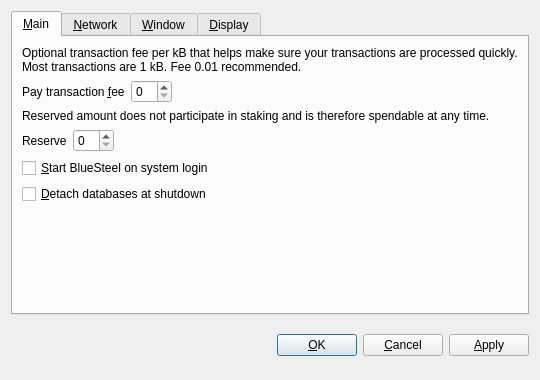
<?xml version="1.0" encoding="UTF-8"?>
<ui version="4.0">
 <class>OptionsDialog</class>
 <widget class="QDialog" name="OptionsDialog">
  <property name="geometry">
   <rect>
    <x>0</x>
    <y>0</y>
    <width>540</width>
    <height>380</height>
   </rect>
  </property>
  <property name="windowTitle">
   <string>Options</string>
  </property>
  <property name="modal">
   <bool>true</bool>
  </property>
  <layout class="QVBoxLayout" name="verticalLayout">
   <item>
    <widget class="QTabWidget" name="tabWidget">
     <property name="tabPosition">
      <enum>QTabWidget::North</enum>
     </property>
     <property name="currentIndex">
      <number>0</number>
     </property>
     <widget class="QWidget" name="tabMain">
      <attribute name="title">
       <string>&amp;Main</string>
      </attribute>
      <layout class="QVBoxLayout" name="verticalLayout_Main">
       <item>
        <widget class="QLabel" name="transactionFeeInfoLabel">
         <property name="text">
          <string>Optional transaction fee per kB that helps make sure your transactions are processed quickly. Most transactions are 1 kB. Fee 0.01 recommended.</string>
         </property>
         <property name="textFormat">
          <enum>Qt::PlainText</enum>
         </property>
         <property name="wordWrap">
          <bool>true</bool>
         </property>
        </widget>
       </item>
       <item>
        <layout class="QHBoxLayout" name="horizontalLayoutFee">
         <item>
          <widget class="QLabel" name="transactionFeeLabel">
           <property name="text">
            <string>Pay transaction &amp;fee</string>
           </property>
           <property name="textFormat">
            <enum>Qt::PlainText</enum>
           </property>
           <property name="buddy">
            <cstring>transactionFee</cstring>
           </property>
          </widget>
         </item>
         <item>
          <widget class="BitcoinAmountField" name="transactionFee"/>
         </item>
         <item>
          <spacer name="horizontalSpacerFee">
           <property name="orientation">
            <enum>Qt::Horizontal</enum>
           </property>
           <property name="sizeHint" stdset="0">
            <size>
             <width>40</width>
             <height>20</height>
            </size>
           </property>
          </spacer>
         </item>
        </layout>
       </item>
       <item>
        <widget class="QLabel" name="reserveBalanceInfoLabel">
         <property name="text">
          <string>Reserved amount does not participate in staking and is therefore spendable at any time.</string>
         </property>
         <property name="textFormat">
          <enum>Qt::PlainText</enum>
         </property>
         <property name="wordWrap">
          <bool>true</bool>
         </property>
        </widget>
       </item>
       <item>
        <layout class="QHBoxLayout" name="horizontalLayoutReserveBalance">
         <item>
          <widget class="QLabel" name="reserveBalanceLabel">
           <property name="text">
            <string>Reserve</string>
           </property>
           <property name="textFormat">
            <enum>Qt::PlainText</enum>
           </property>
           <property name="buddy">
            <cstring>reserveBalance</cstring>
           </property>
          </widget>
         </item>
         <item>
          <widget class="BitcoinAmountField" name="reserveBalance"/>
         </item>
         <item>
          <spacer name="horizontalSpacerReserveBalance">
           <property name="orientation">
            <enum>Qt::Horizontal</enum>
           </property>
           <property name="sizeHint" stdset="0">
            <size>
             <width>40</width>
             <height>20</height>
            </size>
           </property>
          </spacer>
         </item>
        </layout>
       </item>
       <item>
        <widget class="QCheckBox" name="bitcoinAtStartup">
         <property name="toolTip">
          <string>Automatically start bluesteel after logging in to the system.</string>
         </property>
         <property name="text">
          <string>&amp;Start BlueSteel on system login</string>
         </property>
        </widget>
       </item>
       <item>
        <widget class="QCheckBox" name="detachDatabases">
         <property name="toolTip">
          <string>Detach block and address databases at shutdown. This means they can be moved to another data directory, but it slows down shutdown. The wallet is always detached.</string>
         </property>
         <property name="text">
          <string>&amp;Detach databases at shutdown</string>
         </property>
        </widget>
       </item>
       <item>
        <spacer name="verticalSpacer_Main">
         <property name="orientation">
          <enum>Qt::Vertical</enum>
         </property>
         <property name="sizeHint" stdset="0">
          <size>
           <width>20</width>
           <height>40</height>
          </size>
         </property>
        </spacer>
       </item>
      </layout>
     </widget>
     <widget class="QWidget" name="tabNetwork">
      <attribute name="title">
       <string>&amp;Network</string>
      </attribute>
      <layout class="QVBoxLayout" name="verticalLayout_Network">
       <item>
        <widget class="QCheckBox" name="mapPortUpnp">
         <property name="toolTip">
          <string>Automatically open the bluesteel client port on the router. This only works when your router supports UPnP and it is enabled.</string>
         </property>
         <property name="text">
          <string>Map port using &amp;UPnP</string>
         </property>
        </widget>
       </item>
       <item>
        <widget class="QCheckBox" name="connectSocks">
         <property name="toolTip">
          <string>Connect to the bluesteel network through a SOCKS proxy (e.g. when connecting through Tor).</string>
         </property>
         <property name="text">
          <string>&amp;Connect through SOCKS proxy:</string>
         </property>
        </widget>
       </item>
       <item>
        <layout class="QHBoxLayout" name="horizontalLayout_Network">
         <item>
          <widget class="QLabel" name="proxyIpLabel">
           <property name="text">
            <string>Proxy &amp;IP:</string>
           </property>
           <property name="textFormat">
            <enum>Qt::PlainText</enum>
           </property>
           <property name="buddy">
            <cstring>proxyIp</cstring>
           </property>
          </widget>
         </item>
         <item>
          <widget class="QValidatedLineEdit" name="proxyIp">
           <property name="maximumSize">
            <size>
             <width>140</width>
             <height>16777215</height>
            </size>
           </property>
           <property name="toolTip">
            <string>IP address of the proxy (e.g. 127.0.0.1)</string>
           </property>
          </widget>
         </item>
         <item>
          <widget class="QLabel" name="proxyPortLabel">
           <property name="text">
            <string>&amp;Port:</string>
           </property>
           <property name="textFormat">
            <enum>Qt::PlainText</enum>
           </property>
           <property name="buddy">
            <cstring>proxyPort</cstring>
           </property>
          </widget>
         </item>
         <item>
          <widget class="QLineEdit" name="proxyPort">
           <property name="maximumSize">
            <size>
             <width>55</width>
             <height>16777215</height>
            </size>
           </property>
           <property name="toolTip">
            <string>Port of the proxy (e.g. 9050)</string>
           </property>
          </widget>
         </item>
         <item>
          <widget class="QLabel" name="socksVersionLabel">
           <property name="text">
            <string>SOCKS &amp;Version:</string>
           </property>
           <property name="textFormat">
            <enum>Qt::PlainText</enum>
           </property>
           <property name="buddy">
            <cstring>socksVersion</cstring>
           </property>
          </widget>
         </item>
         <item>
          <widget class="QValueComboBox" name="socksVersion">
           <property name="toolTip">
            <string>SOCKS version of the proxy (e.g. 5)</string>
           </property>
          </widget>
         </item>
         <item>
          <spacer name="horizontalSpacer_Network">
           <property name="orientation">
            <enum>Qt::Horizontal</enum>
           </property>
           <property name="sizeHint" stdset="0">
            <size>
             <width>40</width>
             <height>20</height>
            </size>
           </property>
          </spacer>
         </item>
        </layout>
       </item>
       <item>
        <spacer name="verticalSpacer_Network">
         <property name="orientation">
          <enum>Qt::Vertical</enum>
         </property>
         <property name="sizeHint" stdset="0">
          <size>
           <width>20</width>
           <height>40</height>
          </size>
         </property>
        </spacer>
       </item>
      </layout>
     </widget>
     <widget class="QWidget" name="tabWindow">
      <attribute name="title">
       <string>&amp;Window</string>
      </attribute>
      <layout class="QVBoxLayout" name="verticalLayout_Window">
       <item>
        <widget class="QCheckBox" name="minimizeToTray">
         <property name="toolTip">
          <string>Show only a tray icon after minimizing the window.</string>
         </property>
         <property name="text">
          <string>&amp;Minimize to the tray instead of the taskbar</string>
         </property>
        </widget>
       </item>
       <item>
        <widget class="QCheckBox" name="minimizeOnClose">
         <property name="toolTip">
          <string>Minimize instead of exit the application when the window is closed. When this option is enabled, the application will be closed only after selecting Quit in the menu.</string>
         </property>
         <property name="text">
          <string>M&amp;inimize on close</string>
         </property>
        </widget>
       </item>
       <item>
        <spacer name="verticalSpacer_Window">
         <property name="orientation">
          <enum>Qt::Vertical</enum>
         </property>
         <property name="sizeHint" stdset="0">
          <size>
           <width>20</width>
           <height>40</height>
          </size>
         </property>
        </spacer>
       </item>
      </layout>
     </widget>
     <widget class="QWidget" name="tabDisplay">
      <attribute name="title">
       <string>&amp;Display</string>
      </attribute>
      <layout class="QVBoxLayout" name="verticalLayout_Display">
       <item>
        <layout class="QHBoxLayout" name="horizontalLayout_1_Display">
         <item>
          <widget class="QLabel" name="langLabel">
           <property name="text">
            <string>User Interface &amp;language:</string>
           </property>
           <property name="textFormat">
            <enum>Qt::PlainText</enum>
           </property>
           <property name="buddy">
            <cstring>lang</cstring>
           </property>
          </widget>
         </item>
         <item>
          <widget class="QValueComboBox" name="lang">
           <property name="toolTip">
            <string>The user interface language can be set here. This setting will take effect after restarting bluesteel.</string>
           </property>
          </widget>
         </item>
        </layout>
       </item>
       <item>
        <layout class="QHBoxLayout" name="horizontalLayout_2_Display">
         <item>
          <widget class="QLabel" name="unitLabel">
           <property name="text">
            <string>&amp;Unit to show amounts in:</string>
           </property>
           <property name="textFormat">
            <enum>Qt::PlainText</enum>
           </property>
           <property name="buddy">
            <cstring>unit</cstring>
           </property>
          </widget>
         </item>
         <item>
          <widget class="QValueComboBox" name="unit">
           <property name="toolTip">
            <string>Choose the default subdivision unit to show in the interface and when sending coins.</string>
           </property>
          </widget>
         </item>
        </layout>
       </item>
       <item>
        <widget class="QCheckBox" name="displayAddresses">
         <property name="toolTip">
          <string>Whether to show bluesteel addresses in the transaction list or not.</string>
         </property>
         <property name="text">
          <string>&amp;Display addresses in transaction list</string>
         </property>
        </widget>
       </item>
       <item>
        <widget class="QCheckBox" name="coinControlFeatures">
         <property name="toolTip">
          <string>Whether to show coin control features or not.</string>
         </property>
         <property name="text">
          <string>Display coin &amp;control features (experts only!)</string>
         </property>
        </widget>
       </item>
       <item>
        <spacer name="verticalSpacer_Display">
         <property name="orientation">
          <enum>Qt::Vertical</enum>
         </property>
         <property name="sizeHint" stdset="0">
          <size>
           <width>20</width>
           <height>40</height>
          </size>
         </property>
        </spacer>
       </item>
      </layout>
     </widget>
    </widget>
   </item>
   <item>
    <layout class="QHBoxLayout" name="horizontalLayout_Buttons">
     <item>
      <spacer name="horizontalSpacer_1">
       <property name="orientation">
        <enum>Qt::Horizontal</enum>
       </property>
       <property name="sizeHint" stdset="0">
        <size>
         <width>40</width>
         <height>48</height>
        </size>
       </property>
      </spacer>
     </item>
     <item>
      <widget class="QLabel" name="statusLabel">
       <property name="font">
        <font>
         <weight>75</weight>
         <bold>true</bold>
        </font>
       </property>
       <property name="text">
        <string/>
       </property>
       <property name="textFormat">
        <enum>Qt::PlainText</enum>
       </property>
       <property name="wordWrap">
        <bool>true</bool>
       </property>
      </widget>
     </item>
     <item>
      <spacer name="horizontalSpacer_2">
       <property name="orientation">
        <enum>Qt::Horizontal</enum>
       </property>
       <property name="sizeHint" stdset="0">
        <size>
         <width>40</width>
         <height>48</height>
        </size>
       </property>
      </spacer>
     </item>
     <item>
      <widget class="QPushButton" name="okButton">
       <property name="text">
        <string>&amp;OK</string>
       </property>
      </widget>
     </item>
     <item>
      <widget class="QPushButton" name="cancelButton">
       <property name="text">
        <string>&amp;Cancel</string>
       </property>
       <property name="autoDefault">
        <bool>false</bool>
       </property>
      </widget>
     </item>
     <item>
      <widget class="QPushButton" name="applyButton">
       <property name="text">
        <string>&amp;Apply</string>
       </property>
       <property name="autoDefault">
        <bool>false</bool>
       </property>
      </widget>
     </item>
    </layout>
   </item>
  </layout>
 </widget>
 <customwidgets>
  <customwidget>
   <class>BitcoinAmountField</class>
   <extends>QSpinBox</extends>
   <header>bitcoinamountfield.h</header>
  </customwidget>
  <customwidget>
   <class>QValueComboBox</class>
   <extends>QComboBox</extends>
   <header>qvaluecombobox.h</header>
  </customwidget>
  <customwidget>
   <class>QValidatedLineEdit</class>
   <extends>QLineEdit</extends>
   <header>qvalidatedlineedit.h</header>
  </customwidget>
 </customwidgets>
 <resources/>
 <connections/>
</ui>
